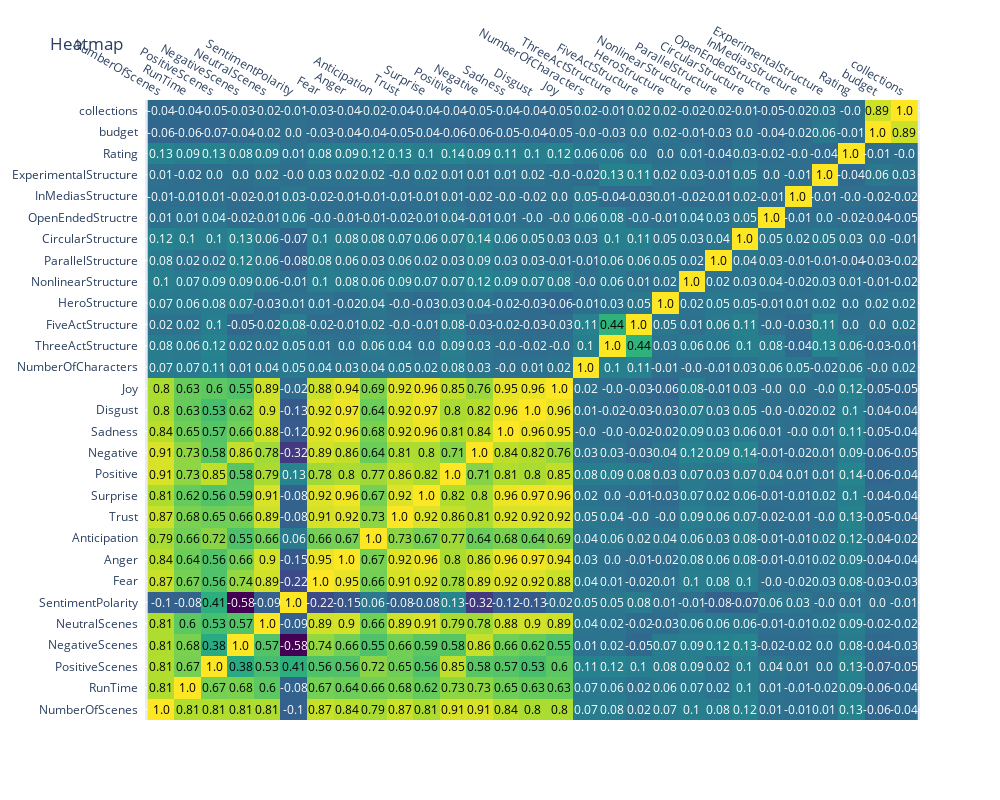

Notebook code cell kept with this figure:
### Code cell
import plotly.figure_factory as ff

# Create a heatmap using Plotly
fig = ff.create_annotated_heatmap(
    z=correlation.values,
    x=list(correlation.columns),
    y=list(correlation.index),
    annotation_text=correlation.round(2).values,
    colorscale='Viridis',
    hoverinfo="z"
)
fig.update_layout(width=1000, height=800, title="Heatmap")
fig.show()
